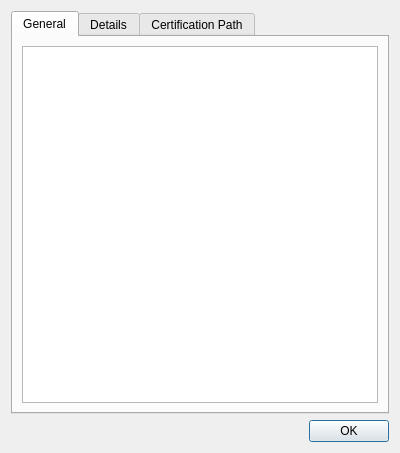
<?xml version="1.0" encoding="UTF-8"?>
<ui version="4.0">
 <class>CertificateWidget</class>
 <widget class="QWidget" name="CertificateWidget">
  <property name="geometry">
   <rect>
    <x>0</x>
    <y>0</y>
    <width>400</width>
    <height>453</height>
   </rect>
  </property>
  <property name="windowTitle">
   <string>Certificate</string>
  </property>
  <layout class="QVBoxLayout" name="WidgetLayout">
   <item>
    <widget class="QTabWidget" name="tabWidget">
     <property name="currentIndex">
      <number>0</number>
     </property>
     <widget class="QWidget" name="general">
      <attribute name="title">
       <string>General</string>
      </attribute>
      <layout class="QVBoxLayout" name="generalLayout">
       <item>
        <widget class="QTextEdit" name="info"/>
       </item>
      </layout>
     </widget>
     <widget class="QWidget" name="details">
      <attribute name="title">
       <string>Details</string>
      </attribute>
      <layout class="QVBoxLayout" name="detailsLayout">
       <item>
        <widget class="QTreeWidget" name="parameters">
         <property name="rootIsDecorated">
          <bool>false</bool>
         </property>
         <column>
          <property name="text">
           <string>Field</string>
          </property>
         </column>
         <column>
          <property name="text">
           <string>Value</string>
          </property>
         </column>
        </widget>
       </item>
       <item>
        <widget class="QPlainTextEdit" name="parameterContent">
         <property name="font">
          <font>
           <family>Courier</family>
          </font>
         </property>
         <property name="readOnly">
          <bool>true</bool>
         </property>
        </widget>
       </item>
       <item>
        <layout class="QHBoxLayout" name="saveLayout">
         <item>
          <spacer name="saveSpacer">
           <property name="orientation">
            <enum>Qt::Horizontal</enum>
           </property>
           <property name="sizeHint" stdset="0">
            <size>
             <width>40</width>
             <height>20</height>
            </size>
           </property>
          </spacer>
         </item>
         <item>
          <widget class="QPushButton" name="save">
           <property name="text">
            <string>Save</string>
           </property>
          </widget>
         </item>
        </layout>
       </item>
      </layout>
     </widget>
     <widget class="QWidget" name="path">
      <attribute name="title">
       <string>Certification Path</string>
      </attribute>
      <layout class="QVBoxLayout" name="pathLayout">
       <item>
        <widget class="QGroupBox" name="pathGroup">
         <property name="title">
          <string>Certification Path</string>
         </property>
         <layout class="QVBoxLayout" name="pathGroupLayout">
          <item>
           <widget class="QTreeWidget" name="pathTree">
            <attribute name="headerVisible">
             <bool>false</bool>
            </attribute>
            <column>
             <property name="text">
              <string notr="true">1</string>
             </property>
            </column>
           </widget>
          </item>
         </layout>
        </widget>
       </item>
       <item>
        <widget class="QLabel" name="statusLabel">
         <property name="text">
          <string>Certificate status:</string>
         </property>
        </widget>
       </item>
       <item>
        <widget class="QPlainTextEdit" name="status"/>
       </item>
      </layout>
     </widget>
    </widget>
   </item>
   <item>
    <widget class="QDialogButtonBox" name="buttonBox">
     <property name="standardButtons">
      <set>QDialogButtonBox::Ok</set>
     </property>
    </widget>
   </item>
  </layout>
 </widget>
 <resources/>
 <connections>
  <connection>
   <sender>buttonBox</sender>
   <signal>clicked(QAbstractButton*)</signal>
   <receiver>CertificateWidget</receiver>
   <slot>close()</slot>
   <hints>
    <hint type="sourcelabel">
     <x>199</x>
     <y>432</y>
    </hint>
    <hint type="destinationlabel">
     <x>199</x>
     <y>226</y>
    </hint>
   </hints>
  </connection>
 </connections>
</ui>
